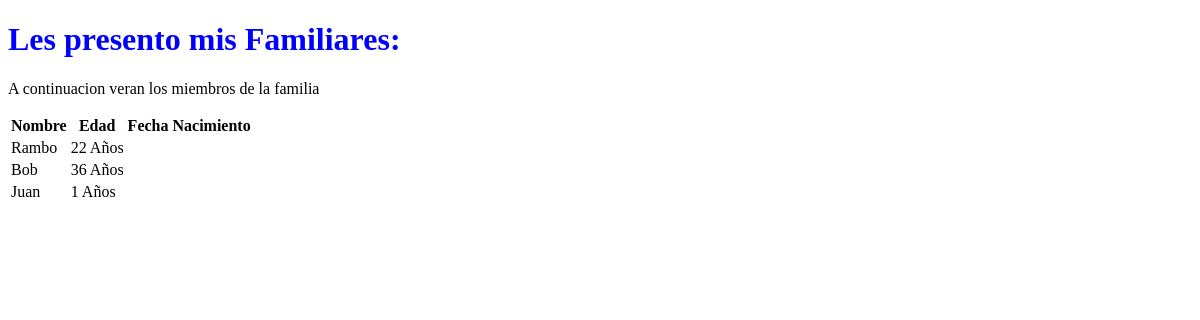
Before: / with the older database file.
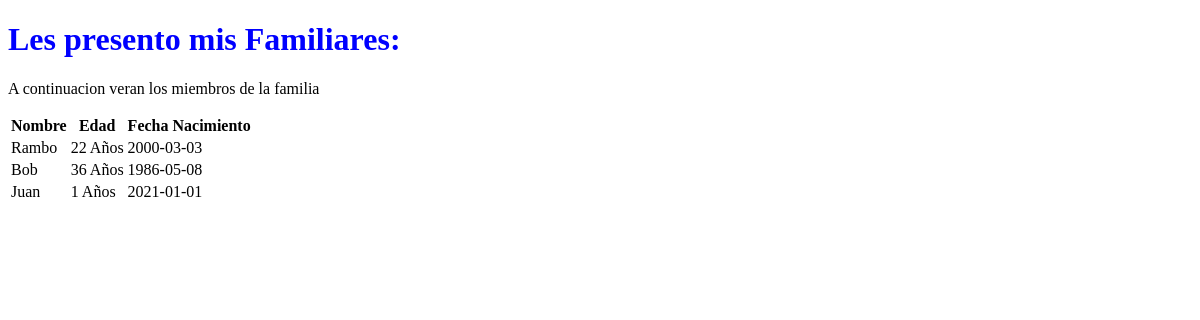
After: the same page with the newer database file.
### familiares/models.py (models this page shows)
class MisFamiliares(models.Model):
    nombre = models.CharField(max_length=50)
    edad = models.IntegerField()
    fecha_nacimiento = models.DateField()

### familiares/views.py (the view)
# urls.py: path('', listado_familia),
def listado_familia(request):
    listado_familia = MisFamiliares.objects.all()
    datos = {
        "listado_familia": listado_familia
    }
    plantillas = loader.get_template("plantilla.html")
    documento =  plantillas.render(datos)
    return HttpResponse(documento)

### MVTGonzaloSalines/Templates/plantilla.html (shortened to what this page needs)
<!DOCTYPE html>
<html lang="en">
<head>
</head>
<body>
    <h1 style="color: blue">Les presento mis Familiares:</h1>
    <p>A continuacion veran los miembros de la familia</p>
    <table class="table table-dark">
        <thead>
          <tr>
            <th scope="col">Nombre</th>
            <th scope="col">Edad</th>
            <th scope="col">Fecha Nacimiento</th>
          </tr>
        </thead>
        <tbody>
            {% for item in listado_familia %}
          <tr>
            <td>{{item.nombre}}</td>
            <td>{{item.edad}} Años</td>
            <td>{{item.fecha_nacimiento|date:"Y-m-d"}}</td>
          </tr>
        {% endfor %}
        </tbody>
      </table>
</body>
</html>

Changed rows visible on the page:
changed MisFamiliares "Rambo": fecha_nacimiento (not shown) → "2000-03-03"
changed MisFamiliares "Bob": fecha_nacimiento (not shown) → "1986-05-08"
changed MisFamiliares "Juan": fecha_nacimiento (not shown) → "2021-01-01"
